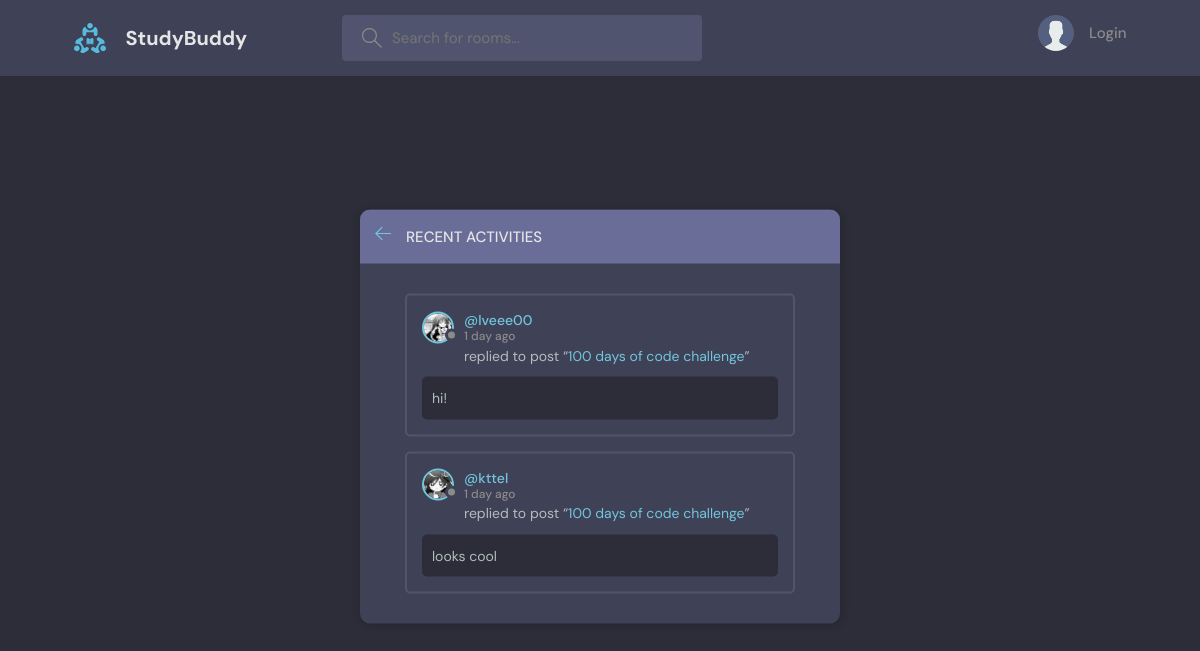
/activity/, run on an earlier commit of the app's database.
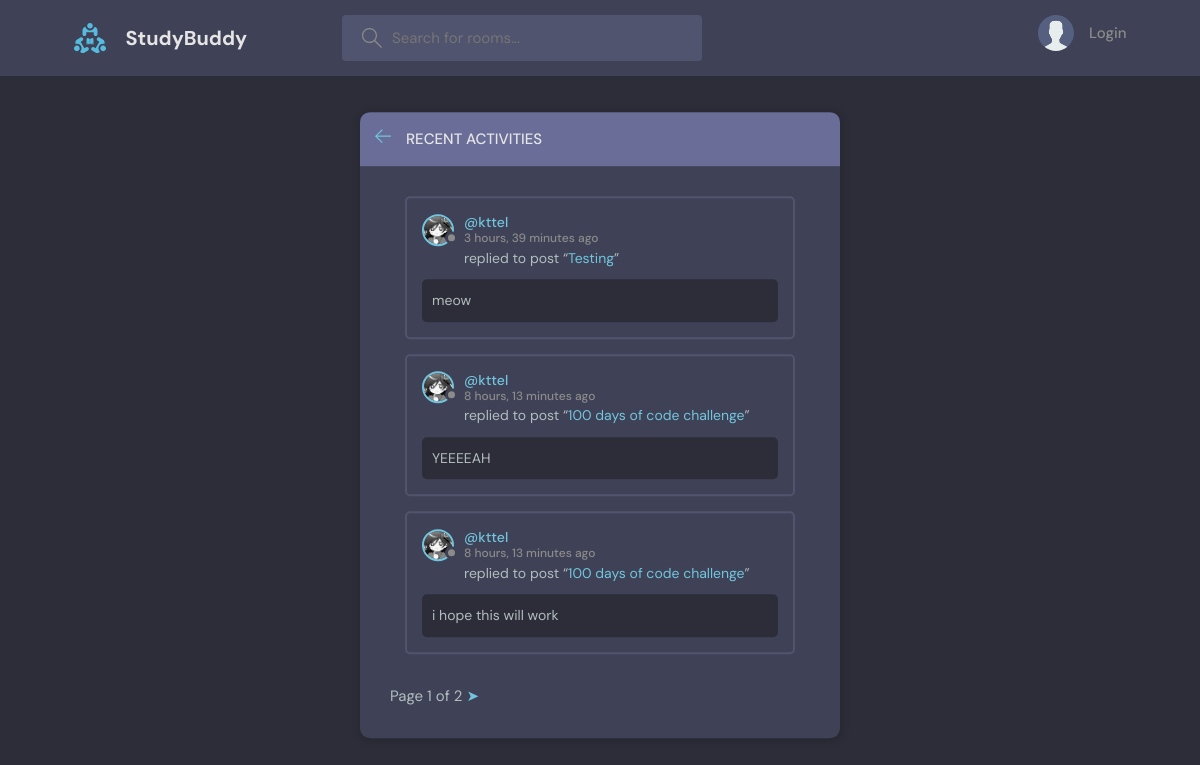
And on a later commit of the database.
### base/models.py (models this page shows)
class Message(models.Model):
    user = models.ForeignKey(
        get_user_model(),
        on_delete=models.CASCADE
    )
    room = models.ForeignKey(Room, on_delete=models.CASCADE)
    body = models.TextField()
    updated = models.DateTimeField(auto_now=True)
    created = models.DateTimeField(auto_now_add=True)
    class Meta:
        ordering = ['-created']
    def __str__(self):
        return self.body[:50]

class User(AbstractUser):
    name = models.CharField(max_length=200, null=True)
    email = models.EmailField(unique=True, null=True)
    bio = models.TextField(null=True, blank=True)
    avatar = models.ImageField(null=True, default='avatar.svg')
    USERNAME_FIELD = 'email'
    REQUIRED_FIELDS = []
    def __str__(self):
        return self.username

class Room(models.Model):
    host = models.ForeignKey(
        get_user_model(),
        on_delete=models.SET_NULL,
        null=True
    )
    topic = models.ForeignKey(Topic, on_delete=models.SET_NULL, null=True)
    name = models.CharField(max_length=200)
    description = models.TextField(null=True, blank=True)
    participants = models.ManyToManyField(
        get_user_model(),
        related_name='participants',
        blank=True
    )
    updated = models.DateTimeField(auto_now=True)
    created = models.DateTimeField(auto_now_add=True)
    class Meta:
        ordering = ['-created']
    def __str__(self):
        return self.name

### base/views.py (the view)
# urls.py: path('activity/', views.ActivityView.as_view(), name='activity'),
class ActivityView(generic.ListView):
    model = models.Message
    template_name = 'base/activity.html'
    context_object_name = 'room_messages'
    paginate_by = 3

### base/templates/base/activity.html (shortened to what this page needs)
{% extends 'main.html' %}
{% block content %}
    <main class="layout">
      <div class="container">
        <div class="layout__box">
          <div class="layout__boxHeader">
            <div class="layout__boxTitle">
              <a href="{% url 'home' %}">
                <svg version="1.1" xmlns="http://www.w3.org/2000/svg" width="32" height="32" viewBox="0 0 32 32">
                  <title>arrow-left</title>
                  <path
                    d="M13.723 2.286l-13.723 13.714 13.719 13.714 1.616-1.611-10.96-10.96h27.625v-2.286h-27.625l10.965-10.965-1.616-1.607z"
                  ></path>
                </svg>
              </a>
              <h3>Recent Activities</h3>
            </div>
          </div>
          <div class="activities-page layout__body">
            {% for message in room_messages %}
            <div class="activities__box">
              <div class="activities__boxHeader roomListRoom__header">
                <a href="{% url 'user-profile' message.user.id %}" class="roomListRoom__author">
                  <div class="avatar avatar--small">
                    <img src="{{ message.user.avatar.url }}" />
                  </div>
                  <p>
                    @{{ message.user }}
                    <span>{{ message.created|timesince }} ago</span>
                  </p>
                </a>
              </div>
              <div class="activities__boxContent">
                <p>replied to post “<a href="{% url 'room' message.room.id %}">{{ message.room }}</a>”</p>
                <div class="activities__boxRoomContent">
                    {{ message }}
                </div>
              </div>
            </div>
            {% endfor %}
          </div>
          {% include 'pagination.html' %}
        </div>
      </div>
    </main>
{% endblock %}

What changed in the data, as far as the page shows it:
no longer on this page (row unchanged): Message: user.avatar (picture), user "lveee00", created "1 day", room "100 days of code challenge", body "hi!"
no longer on this page (row unchanged): Message: user.avatar (picture), user "kttel", created "1 day", room "100 days of code challenge", body "looks cool"
added Message: user.avatar (picture), user "kttel", created "3 hours, 39 minutes", room "Testing", body "meow"
added Message: user.avatar (picture), user "kttel", created "8 hours, 13 minutes", room "100 days of code challenge", body "YEEEEAH"
added Message: user.avatar (picture), user "kttel", created "8 hours, 13 minutes", room "100 days of code challenge", body "i hope this will work"
Also different on the page:
{{ page_obj.number }}: (not shown) → "1"
{{ page_obj.paginator.num_pages }}: (not shown) → "2"
text now shown: "Page of ➤"
